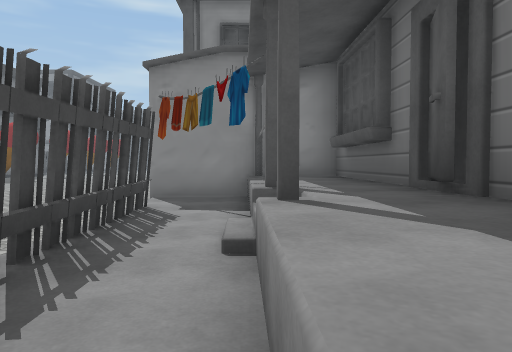
View 1 (above)

18 first-person views from a walk through a scene from a Unity 3-D project. The camera is 1.3 m above the floor, tilts 2° down and sees 70° across. The floor is counted in squares, 2 m on a side. Each view is taken from the middle of a square. On the plan, view 1 faces up. The plan holds only what a view shows up to about 11 squares ahead; the rest is blank. The place goes on beyond the plan. The player character is not drawn. Some surface patterns are stand-ins.

View 2
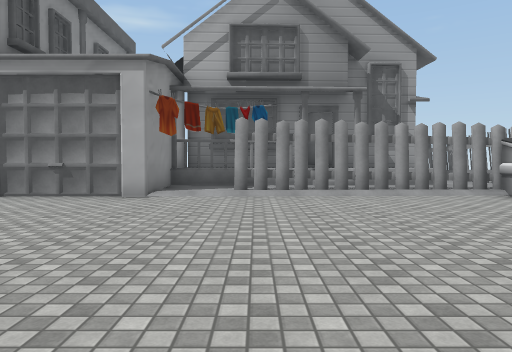

View 3
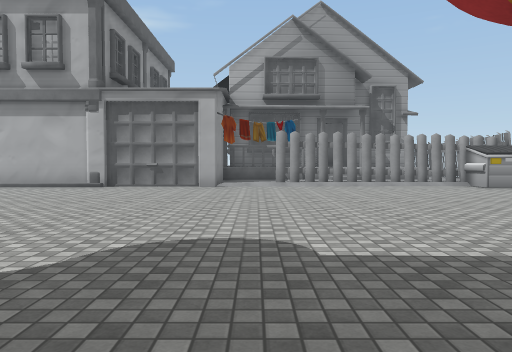

View 4
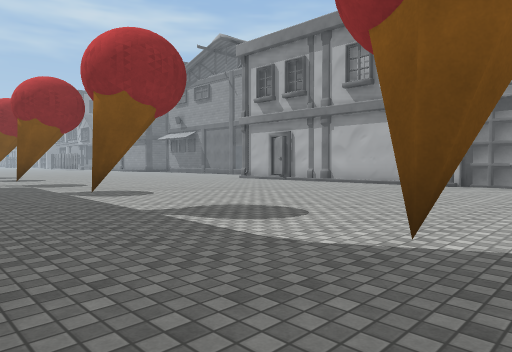

View 5
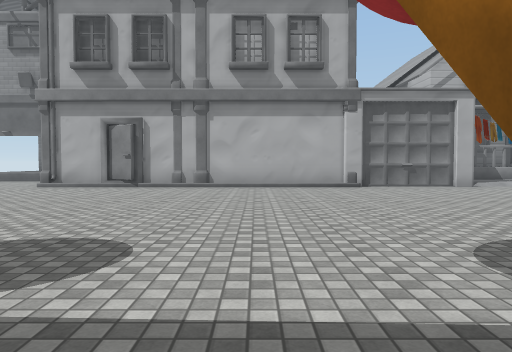

View 6
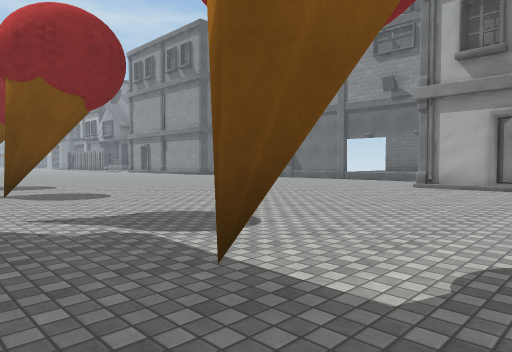

View 7
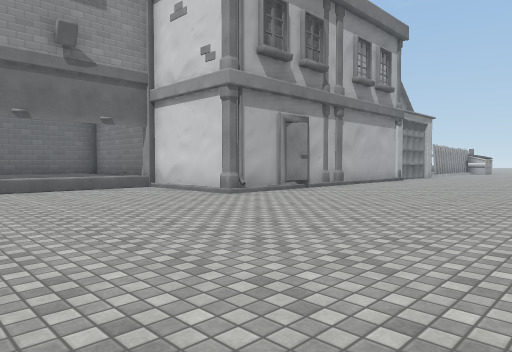

View 8
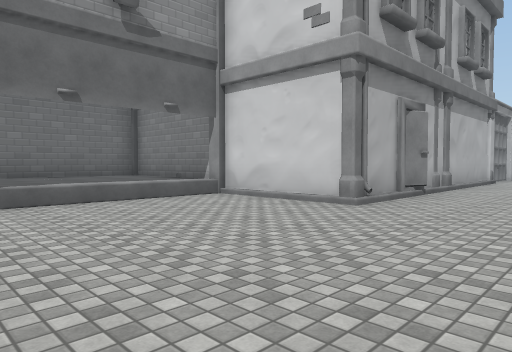

View 9
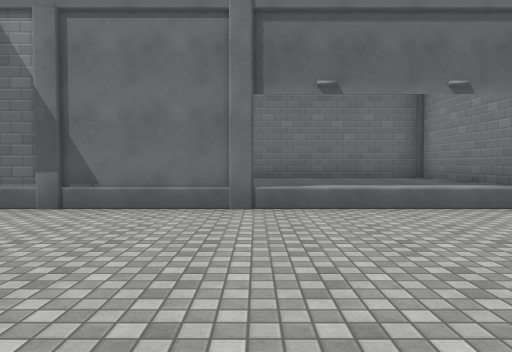

View 10
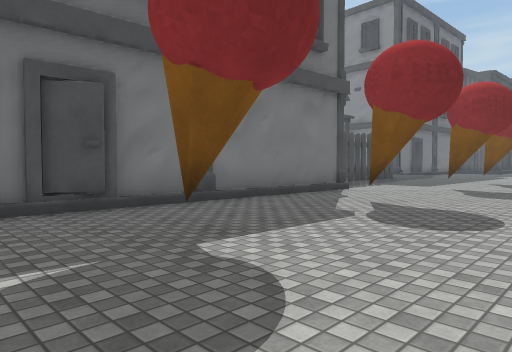

View 11
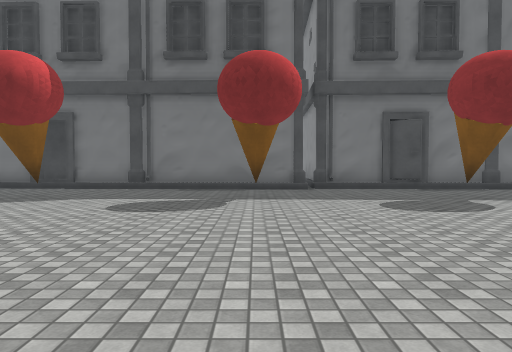

View 12
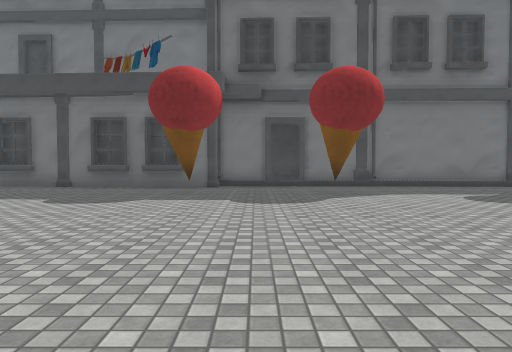

View 13
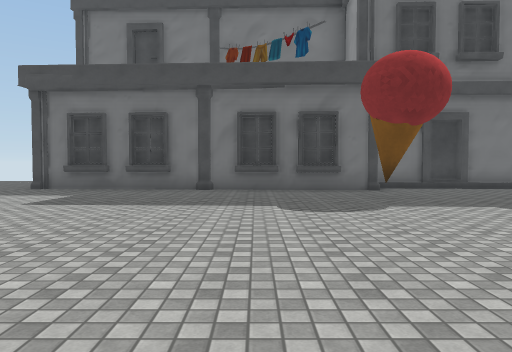

View 14
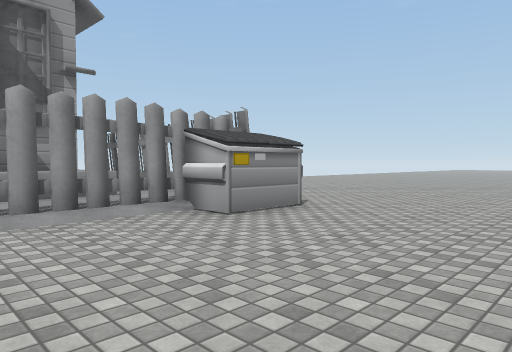

View 15
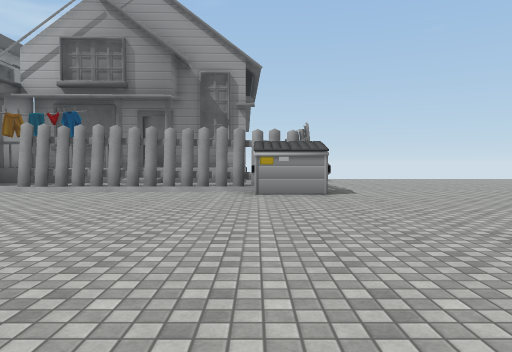

View 16
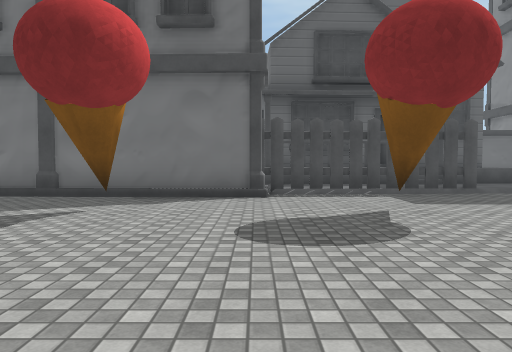

View 17
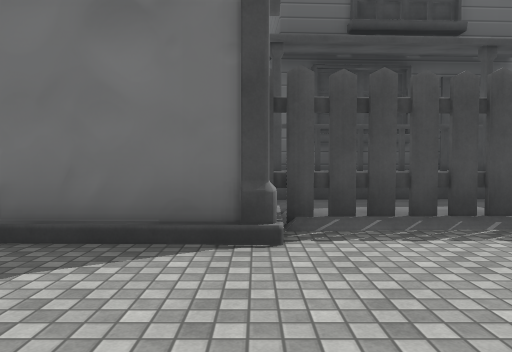

View 18
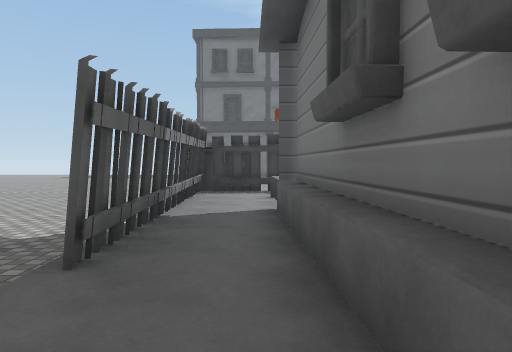

### Floor plan
Key: @ floor where view 1 was taken; # wall or solid block; . main floor; : floor 0.25 m higher than the main floor; + floor 1 m higher than the main floor; / step, stairs or slope; = window, fence, low wall or low ledge; ^ raised ledge; G garage; U dumpster.
Columns run from 17 left of view 1 to 7 right of it. Each row starts with its distance up from view 1.
 25 ##:#.......    ...#
 24 # :#..#...........#
 23 # :#..............^^^^^
 22  =/##.............^^^^^
 21     #.............^^^^^
 20     #.#...........^^^^^
 19     #..........####^^^^
 18     #..........#
 17     #..........#
 16     #.#........#
 15     #..........#
 14     #..........#
 13   #=#..........#
 12     #.#........#
 11    #...........#
 10    #...........#
  9     #..........G
  8    #..#........#
  7    #...........###G#
  6    #.........../:#+#
  5    ##..........#:#+#
  4     #.#........#:#+#
  3     #..........///+#
  2     #..........#:=+#
  1     #........../:=+#####
  0     #..........U:@:::::::
 -1     #..........U######::

Where each view was taken, in squares from view 1:
view 1: 0 up, 0 right, facing up
view 2: 5 up, 9 left, facing right
view 3: 6 up, 12 left, facing right
view 4: 7 up, 13 left, facing up-right
view 5: 13 up, 12 left, facing right
view 6: 15 up, 12 left, facing up-right
view 7: 24 up, 8 left, facing down-right
view 8: 24 up, 5 left, facing down-right
view 9: 23 up, 4 left, facing right
view 10: 14 up, 8 left, facing up-left
view 11: 12 up, 4 left, facing left
view 12: 6 up, 3 left, facing left
view 13: 2 up, 4 left, facing left
view 14: 3 up, 6 left, facing down-right
view 15: 0 up, 10 left, facing right
view 16: 22 up, 6 left, facing left
view 17: 22 up, 10 left, facing left
view 18: 0 up, 7 right, facing left
